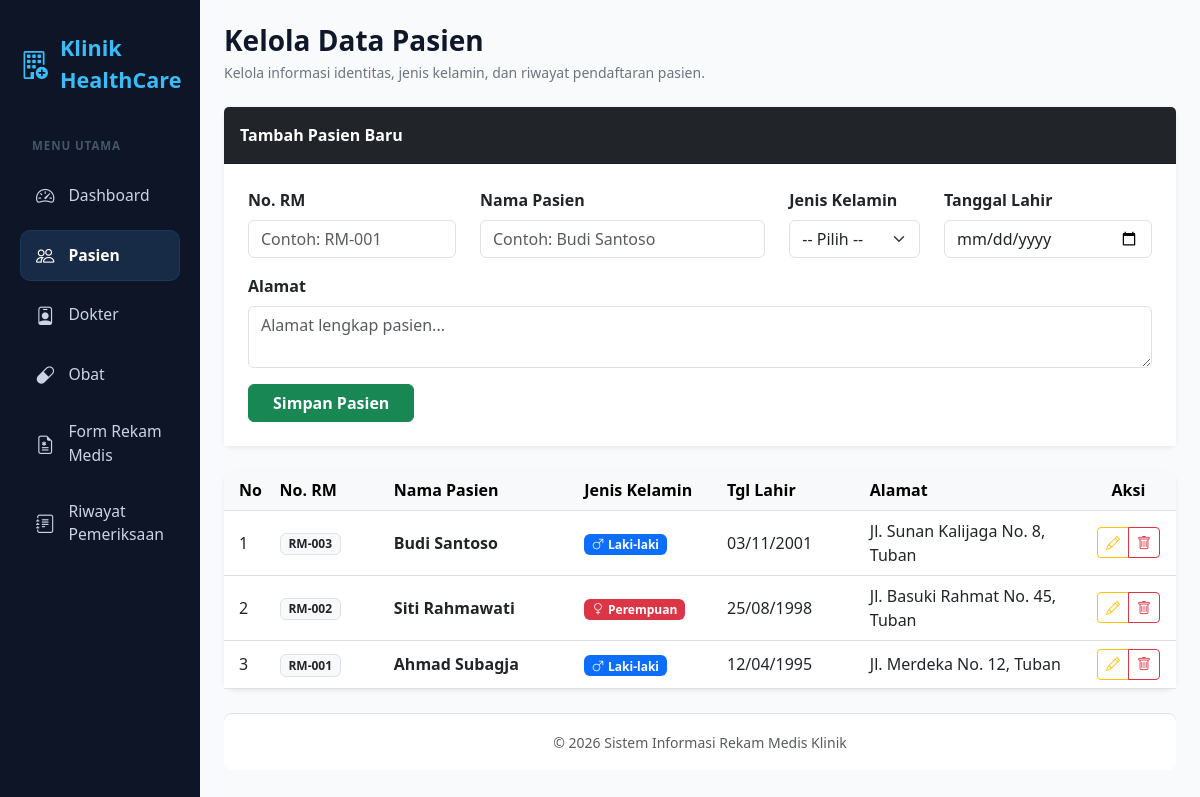
The app's page /pasien.php with its own data.
### tables this page shows
CREATE TABLE `pasien` (
  `id_pasien` int(11) NOT NULL,
  `no_rm` varchar(20) NOT NULL,
  `nama_pasien` varchar(100) NOT NULL,
  `jenis_kelamin` enum('L','P') NOT NULL,
  `tanggal_lahir` date NOT NULL,
  `alamat` text NOT NULL
);

### pasien.php (the view, shortened to what this page needs)
<?php
include 'koneksi.php';
include 'header.php';
$edit_data = [
    'id_pasien'     => '',
    'no_rm'         => '',
    'nama_pasien'   => '',
    'jenis_kelamin' => '',
    'tanggal_lahir' => '',
    'alamat'        => ''
];
$query_pasien = "SELECT * FROM pasien ORDER BY id_pasien DESC";
$result_pasien = mysqli_query($koneksi, $query_pasien);
?>
<div class="d-flex justify-content-between align-items-center mb-4">
    <div>
        <h3 class="fw-bold mb-1" style="color: #0f172a;">Kelola Data Pasien</h3>
        <p class="text-secondary small mb-0">Kelola informasi identitas, jenis kelamin, dan riwayat pendaftaran pasien.</p>
    </div>
</div>
<div class="card border-0 shadow-sm rounded-3 mb-4">
    <div class="card-header bg-dark text-white fw-bold py-3">
        <?= !empty($edit_data['id_pasien']) ? 'Edit Data Pasien' : 'Tambah Pasien Baru'; ?>
    </div>
    <div class="card-body p-4 bg-white">
        <form method="POST" action="pasien.php">
            <div class="row">
                <div class="col-md-3 mb-3">
                    <label class="form-label fw-semibold">No. RM</label>
                    <input type="text" name="no_rm" class="form-control" value="<?= htmlspecialchars($edit_data['no_rm']); ?>" required placeholder="Contoh: RM-001">
                </div>
                <div class="col-md-4 mb-3">
                    <label class="form-label fw-semibold">Nama Pasien</label>
                    <input type="text" name="nama_pasien" class="form-control" value="<?= htmlspecialchars($edit_data['nama_pasien']); ?>" required placeholder="Contoh: Budi Santoso">
                </div>
                <div class="col-md-2 mb-3">
                    <label class="form-label fw-semibold">Jenis Kelamin</label>
                    <select name="jenis_kelamin" class="form-select" required>
                        <option value="">-- Pilih --</option>
                    </select>
                </div>
                <div class="col-md-3 mb-3">
                    <label class="form-label fw-semibold">Tanggal Lahir</label>
                    <input type="date" name="tanggal_lahir" class="form-control" value="<?= htmlspecialchars($edit_data['tanggal_lahir']); ?>" required>
                </div>
            </div>
            <div class="mb-3">
                <label class="form-label fw-semibold">Alamat</label>
                <textarea name="alamat" class="form-control" rows="2" required placeholder="Alamat lengkap pasien..."><?= htmlspecialchars($edit_data['alamat']); ?></textarea>
            </div>
            <button type="submit" name="simpan" class="btn btn-success fw-bold px-4">Simpan Pasien</button>
        </form>
    </div>
</div>
<div class="card card-custom bg-white shadow-sm mb-4">
    <div class="card-body p-0">
        <div class="table-responsive">
            <table class="table table-hover align-middle mb-0">
                <thead class="table-light">
                    <tr>
                        <th style="width: 5%; padding-left: 15px;">No</th>
                        <th style="width: 12%">No. RM</th>
                        <th style="width: 20%">Nama Pasien</th>
                        <th style="width: 15%">Jenis Kelamin</th>
                        <th style="width: 15%">Tgl Lahir</th>
                        <th style="width: 23%">Alamat</th>
                        <th style="width: 10%" class="text-center">Aksi</th>
                    </tr>
                </thead>
                <tbody>
                    <?php
                    $no = 1;
                    if ($result_pasien && mysqli_num_rows($result_pasien) > 0) {
                        while ($row = mysqli_fetch_assoc($result_pasien)) {
                    ?>
                        <tr>
                            <td style="padding-left: 15px;"><?= $no++; ?></td>
                            <td><span class="badge bg-light text-dark border"><?= htmlspecialchars($row['no_rm']); ?></span></td>
                            <td><strong class="text-dark"><?= htmlspecialchars($row['nama_pasien']); ?></strong></td>
                            <td>
                                <?php if ($row['jenis_kelamin'] == 'L'): ?>
                                    <span class="badge bg-primary"><i class="bi bi-gender-male me-1"></i>Laki-laki</span>
                                <?php else: ?>
                                    <span class="badge bg-danger"><i class="bi bi-gender-female me-1"></i>Perempuan</span>
                                <?php endif; ?>
                            </td>
                            <td><?= !empty($row['tanggal_lahir']) ? date('d/m/Y', strtotime($row['tanggal_lahir'])) : '-'; ?></td>
                            <td><?= htmlspecialchars($row['alamat']); ?></td>
                            <td class="text-center">
                                <div class="btn-group btn-group-sm">
                                    <a href="pasien.php?edit=<?= $row['id_pasien']; ?>" class="btn btn-outline-warning" title="Edit"><i class="bi bi-pencil"></i></a>
                                    <button onclick="konfirmasiHapusPasien('<?= $row['id_pasien']; ?>')" class="btn btn-outline-danger" title="Hapus"><i class="bi bi-trash"></i></button>
                                </div>
                            </td>
                        </tr>
                    <?php
                        }
                    } else {
                        echo "<tr><td colspan='7' class='text-center py-4 text-muted'>Belum ada data pasien terdaftar.</td></tr>";
                    }
                    ?>
                </tbody>
            </table>
        </div>
    </div>
</div>
<?php include 'footer.php'; ?>

### header.php (style rules this page uses)
body { background-color: #f8fafc; font-family: system-ui, -apple-system, "Segoe UI", Roboto, sans-serif; }
.card-custom { border-radius: 12px; border: none; box-shadow: 0 4px 6px -1px rgba(0, 0, 0, 0.05); }

### records on screen
pasien: no_rm "RM-003", nama_pasien "Budi Santoso", jenis_kelamin "L" (drawn), tanggal_lahir "03/11/2001", alamat "Jl. Sunan Kalijaga No. 8, Tuban"
pasien: no_rm "RM-002", nama_pasien "Siti Rahmawati", jenis_kelamin "P" (drawn), tanggal_lahir "25/08/1998", alamat "Jl. Basuki Rahmat No. 45, Tuban"
pasien: no_rm "RM-001", nama_pasien "Ahmad Subagja", jenis_kelamin "L" (drawn), tanggal_lahir "12/04/1995", alamat "Jl. Merdeka No. 12, Tuban"
